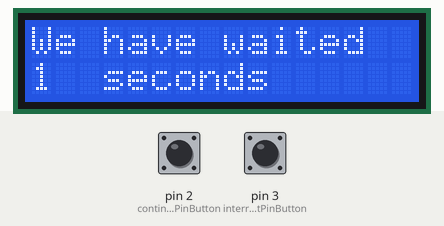
The sketch below on a simulated Arduino Uno, built with avr-gcc and run on an emulated ATmega328P. On the bench: 16×2 character LCD. The test bench sets the inputs (shaded band); at power-on: pin 2 (continuePinButton) HIGH, pin 3 (interruptPinButton) HIGH.

Above: at 1.2 s.
1.3 s: pin 2 (continuePinButton) pulled LOW for 0.15 s
At 2.8 s:
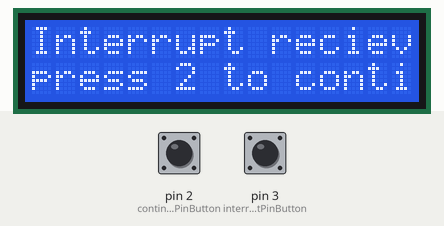
4.4 s: pin 3 (interruptPinButton) pulled LOW for 0.15 s
At 5.9 s:
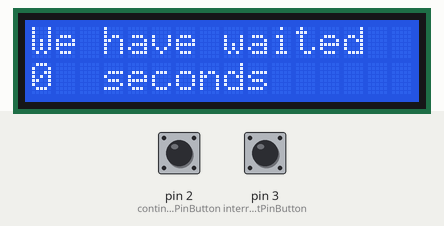
7.5 s: pin 3 (interruptPinButton) pulled LOW for 1 s
At 10.9 s:
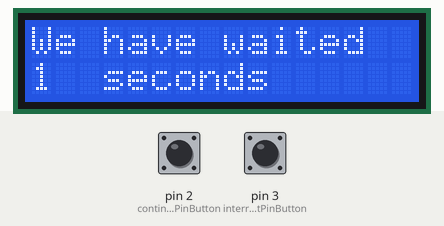
11.5 s: pin 2 (continuePinButton) pulled LOW for 1 s
At 13.9 s:
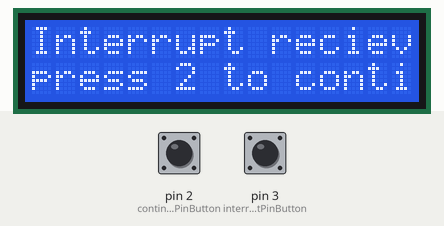

The sketch:

hbanke2Lab8.ino
```cpp
/* Het Banker, hbanke2, 676239923
 * Lab 8: How to program with interrupts
 * Description: The purpose of this lab is to allow the program to interrput between
 *              two states/messages displayed on LCD.
 *          The circuit:
 *              LCD RS pin to digital pin 12
 *              LCD Enable pin to digital pin 11
 *              LCD D4 pin to digital pin 5
 *              LCD D5 pin to digital pin 4
 *              LCD D6 pin to digital pin 9
 *              LCD D7 pin to digital pin 8
 *              LCD R/W pin to ground
 *              10K resistor:
 *              ends to +5V and ground
 *              wiper to LCD VO pin (pin 3)
 *              2 buttons in digital pin 2 and 3 respectively
 *              2 220 ohms resistors for buttons
 * Assumption: When no button has been pressed your 16x2 display should say something like
 *             "We have been waiting for X seconds", where X starts at the value 0 and is
 *             updated as time goes on. When the first button is pressed, the display should
 *             display “Interrupt received! Press button 2 to continue”. This is State 1.
 *             When the user presses the second button, the display goes back to displaying "We have
               been waiting for X seconds", and restarts the time at 0 seconds. (I.E. go back to State 0.)
 * References:
 *             https://www.arduino.cc/reference/en/language/functions/time/millis/
 *             https://www.arduino.cc/reference/en/language/functions/external-interrupts/attachinterrupt/
 */

// include the library code
#include <LiquidCrystal.h>

#define lcdSize 16

// initialize the library by associating any needed LCD interface pin
// with the arduino pin number it is connected to
const int rs = 12, en = 11, d4 = 5, d5 = 4, d6 = 9, d7 = 8;
LiquidCrystal lcd(rs, en, d4, d5, d6, d7);

//button pins
const byte interruptPinButton = 3;
const byte continuePinButton = 2;
//button states for both interrupt and the continue
int buttonStateInterput = LOW;
int buttonStateCOntinue = LOW;
int seconds = 0;

void setup( )
{
  //rows and colm for the LCD
  lcd.begin(16,2);
  //pin to take input interrupt
  pinMode(interruptPinButton,INPUT_PULLUP);
  pinMode(continuePinButton, INPUT_PULLUP);
  attachInterrupt(digitalPinToInterrupt(interruptPinButton),blink1,CHANGE); //digital pins with interrupts pins
  attachInterrupt(digitalPinToInterrupt(continuePinButton), blink2,CHANGE); //digital pins with continue pins
}


void loop( )
{
  //displays the promt for either
  displayPrompt( );
  //delay for 1 second
  delay(1000);
  //clear up the LCD
  lcd.clear();
}

//
void blink2( )
{
  //marrk the button state as high
  buttonStateInterput = HIGH;
  //reset the seconds to 0
  seconds = 0;
  //clear up the LCD
  lcd.clear( );
}

void blink1()
{
  //markt the button state as LOW
  buttonStateInterput = LOW;
  //reset the seconds
  seconds = 0;
  //clear the LCD
  lcd.clear( );
}

//this function either prints the total seconds or the interrputed error
void displayPrompt( )
{
  //if the interrupt button isn't pressed
  if (buttonStateInterput == LOW)
  {
    lcd.setCursor(0,0);           //setting the cursor at 0,0
    lcd.print("We have waited");  //print the following promt
    lcd.setCursor(0,1);           //setting the cursor at 0,1
    lcd.print(seconds++);         //increment the seconds and print them
    lcd.print("  seconds");       //print seconds
  }

  //if the interrupt button isn't pressed
  else if (buttonStateInterput == HIGH)
  {
    lcd.setCursor(0,0);               //setting the cursor at 0,0
    lcd.print("Interrupt recieved");  //print the following promt
    lcd.setCursor(0,1);               //setting the cursor at 0,1
    lcd.print("press 2 to continue"); //print the following promt
  }
}
```

Measured:
- what the display in image 1 shows lasts 1.0 s, from 2.1 s to 3.1 s
